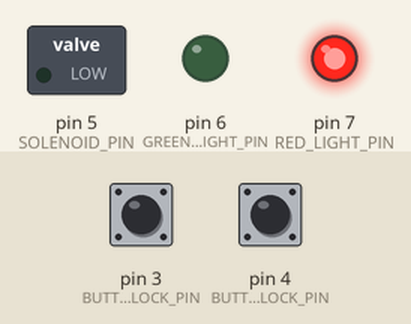
Bench run of a program on a simulated Arduino Nano, built with avr-gcc and run on an emulated ATmega328P. On the bench: switched loads named in the program (green lamp = pin HIGH), output pins drawn as LEDs (lit = HIGH). The test bench sets the inputs (shaded band); at power-on: pin 3 (BUTTON_UNLOCK_PIN) HIGH, pin 4 (BUTTON_LOCK_PIN) HIGH. Pins used as bus, display or sensor lines are not drawn.

Above: at 0.1 s.
Timing chart, 0 to 1.6 s (numbered marks = the images above):
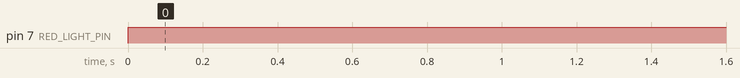

Measured:
- by itself, pin 7 (RED_LIGHT_PIN): LOW → HIGH at 0.00 s

The program:

main.cpp
```cpp
#include <Arduino.h>
#include <stdio.h>

// 20 Hours
#define UNLOCK_TIME 72000

#define PAD_POWER_PIN 2
#define BUTTON_UNLOCK_PIN 3
#define BUTTON_LOCK_PIN 4

#define SOLENOID_PIN 5
#define GREEN_LIGHT_PIN 6
#define RED_LIGHT_PIN 7

bool locked;
bool lockButtonWasPressed;
bool unlockWasButtonPressed;
bool canUnlock;
long elapsedSeconds;
long elapsedMillis;
long startMillis;
long previousMillis;
long greenLightTimer;
bool greenLightOn;

void setup(){
  pinMode(PAD_POWER_PIN, OUTPUT);
  pinMode(BUTTON_UNLOCK_PIN, INPUT);
  pinMode(BUTTON_LOCK_PIN, INPUT);
  pinMode(SOLENOID_PIN, OUTPUT);
  pinMode(RED_LIGHT_PIN, OUTPUT);
  pinMode(GREEN_LIGHT_PIN, OUTPUT);

  lockButtonWasPressed = false;
  unlockWasButtonPressed = false;
  locked = true;
  canUnlock = false;
  elapsedSeconds = 0;
  elapsedMillis  = 0;
  previousMillis = 0;
  greenLightTimer = 0;
  greenLightOn = false;
}

void loop(){

  long now = millis();
  elapsedMillis += now - previousMillis;
  previousMillis = now;

  if(elapsedMillis >= 1000){
    elapsedSeconds += 1;
    elapsedMillis  = 0;
  }

  if(elapsedSeconds >= UNLOCK_TIME){
    elapsedSeconds = 0;
    canUnlock = true;
  }

  digitalWrite(PAD_POWER_PIN, 1);
  digitalWrite(SOLENOID_PIN, !locked);
  digitalWrite(RED_LIGHT_PIN, locked && !canUnlock);
  digitalWrite(GREEN_LIGHT_PIN, canUnlock && locked);

  if(!locked){
    greenLightTimer += millis() - previousMillis;
    if(greenLightTimer >= 200){
      greenLightTimer = 0;
      greenLightOn = !greenLightOn;
    }
    digitalWrite(GREEN_LIGHT_PIN, greenLightOn);
  }

  int lockButtonState = digitalRead(BUTTON_LOCK_PIN);
  int unlockButtonState = digitalRead(BUTTON_UNLOCK_PIN);

  if(!unlockButtonState && unlockWasButtonPressed && canUnlock){
    locked = false;
    canUnlock = false;
  }else if(!lockButtonState && lockButtonWasPressed && !locked){
    locked = true;
    elapsedSeconds = 0;
    canUnlock = false;
  }

  lockButtonWasPressed = lockButtonState;
  unlockWasButtonPressed = unlockButtonState;
}
```
